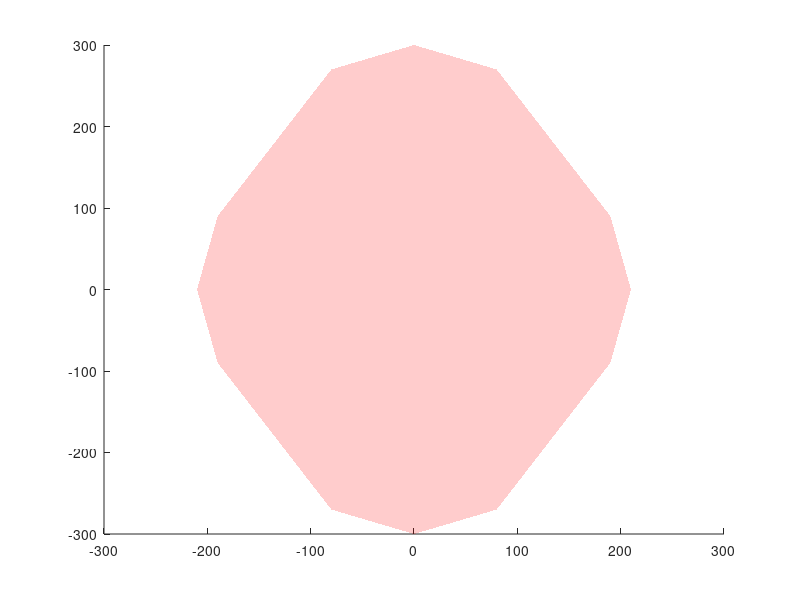

This figure's MATLAB source:
%% AURORA volume
xmax = 210;
ymax = 300;
stepx1 = 80;
stepx2 = 190;
stepy1 = 90;
stepy2 = 270;
height1 = -120;
height2 = -561;
height3 = -519;
height4 = -556;
height5 = -533;

auroraVolumeVertices = [
    -xmax, -ymax,height1; %1%lower plane
    -xmax, ymax, height1;
    xmax, -ymax, height1;
    xmax, ymax, height1;
    
    0,-ymax, height1; %5 points on axis
    0,ymax,height1;
    -xmax,0,height1;
    xmax,0,height1;
    
    -stepx1, -stepy2, height1; %9
    stepx1, -stepy2, height1;
    -stepx1, stepy2, height1;
    stepx1, stepy2, height1;
    
    -stepx2, stepy1, height1; %13
    stepx2, stepy1, height1;
    -stepx2, -stepy1, height1;
    stepx2, -stepy1, height1;
    
    0,-ymax, height3; %17 points on axis
    0,ymax,height3;
    -xmax,0,height2;
    xmax,0,height2;
    
    -stepx1, -stepy2, height5; %21
    stepx1, -stepy2, height5;
    -stepx1, stepy2, height5;
    stepx1, stepy2, height5;
    
    -stepx2, stepy1, height4; %25
    stepx2, stepy1, height4;
    -stepx2, -stepy1, height4;
    stepx2, -stepy1, height4;
    
    0,0,height1; %29
    0,0,height2; 
    
    -xmax, -ymax,height2; % %upper plane
    -xmax, ymax, height2;
    xmax, -ymax, height2;
    xmax, ymax, height2;

    ];
auroraVolumeFaces = [    
    8, 14,12, 6,11,13, 7;%lower face
    7, 15, 9, 5,10,16, 8; 
    
    20,26,24,18,23,25,19;%upper face
    19,27,21,17,22,28,20;
    
    %1,2,6,5;
    %3,4,8,7;
    %5,6,8,7;
    ];

auroraVolumeFacesSides = [
    8,14,26,20;
    14,12,24,26;
    12,6,18,24;
    6,11,23,18;
    11,13,25,23;
    13,7,19,25;
    7,15,27,19;
    15,9,21,27;
    9,5,17,21;
    5,10,22,17;
    10,16,28,22;
    16,8,20,28;
 
];
patch('Vertices', auroraVolumeVertices,'Faces',auroraVolumeFaces, 'FaceColor','r', 'FaceAlpha',.2, 'EdgeColor', 'none' );
patch('Vertices', auroraVolumeVertices,'Faces',auroraVolumeFacesSides, 'FaceColor','r', 'FaceAlpha',.2, 'EdgeColor', 'none' );

